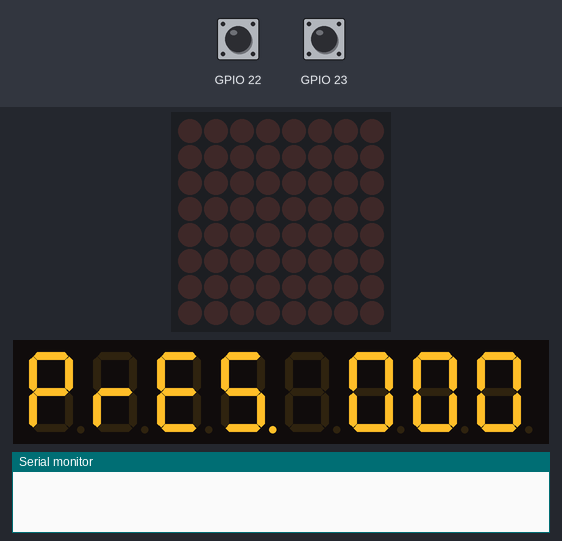
The sketch below on a simulated ESP32. Shown: 8×8 LED matrix, 8-digit seven-segment display, the last lines printed to the serial monitor. Inputs (shaded band) come from the test bench; at power-on: GPIO 23 HIGH, GPIO 22 HIGH.

Above: at 1.2 s.
1.3 s: GPIO 23 pulled LOW for 0.15 s
At 1.9 s:
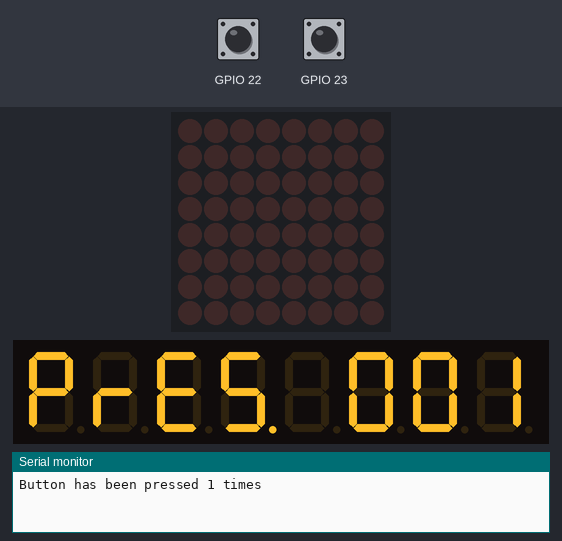
2.9 s: GPIO 23 pulled LOW for 1 s
At 3.2 s:
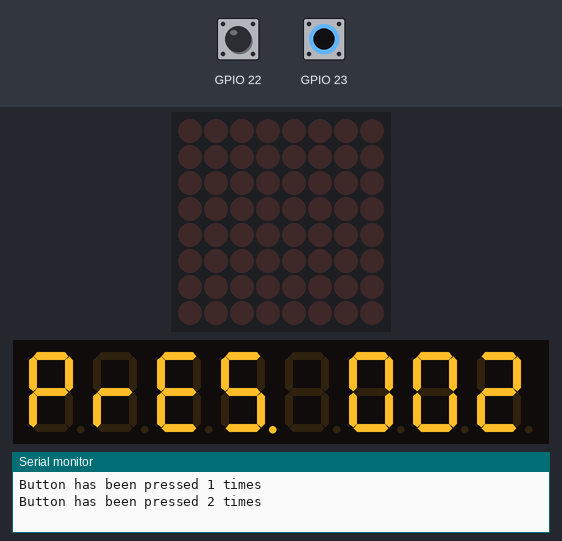
Timing chart, 0 to 5.9 s (numbered marks = the images above; inputs shaded):
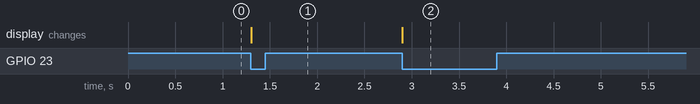

The sketch:

GPIO.ino
```cpp
#include <Arduino.h>
#include "LedController.hpp"

#define Pin_DIN 19 // D19
#define Pin_CS 18  // D18
#define Pin_CLK 5 // D5

struct Button {
  const uint8_t PIN;
  uint32_t nKeyPresses;
  bool pressed;
};

unsigned long button_time = 0;
unsigned long last_button_time = 0;

Button button1 = {23, 0, false}; // ปุ่มสำหรับการเพิ่มค่า
Button button2 = {22, 0, false}; // ปุ่มสำหรับการลดค่า
LedController<1, 1> lc;
void IRAM_ATTR isr() {
  button_time = millis();
  if (digitalRead(button1.PIN) == LOW && button_time - last_button_time > 250) {
    button1.nKeyPresses++;
    button1.pressed = true;
    last_button_time = button_time;
  }
  if (digitalRead(button2.PIN) == LOW && button_time - last_button_time > 250 && button1.nKeyPresses ) {
    button1.nKeyPresses--;
    button2.pressed = true;
    last_button_time = button_time;
  }
}

void setup() {
  Serial.begin(115200);
  pinMode(button1.PIN, INPUT_PULLUP);
  pinMode(button2.PIN, INPUT_PULLUP);
  attachInterrupt(button1.PIN, isr, FALLING);
  attachInterrupt(button2.PIN, isr, FALLING);

  lc = LedController<1, 1>(Pin_DIN, Pin_CLK, Pin_CS);
  lc.setIntensity(8);
  lc.clearMatrix();
}

void loop() {
  if (button1.pressed) {
    Serial.printf("Button has been pressed %u times\n", button1.nKeyPresses);
    button1.pressed = false;
  }

  if (button2.pressed) {
    Serial.printf("Button has been pressed %u times\n", button1.nKeyPresses);
    button2.pressed = false;
  }
  Led();
  static uint32_t lastMillis = 0;
  if (millis() - lastMillis > 60000) {
    Led_ID();
    lastMillis = millis();
    detachInterrupt(button1.PIN);
    detachInterrupt(button2.PIN);
    Serial.println("Interrupts Detached!");
  }
}

void Led(){
  int t = button1.nKeyPresses;
  lc.setRow(0, 7,B01100111);
  lc.setRow(0, 6,B00000101);
  lc.setRow(0, 5,B01001111);
  lc.setRow(0, 4,B11011011);
  lc.setRow(0, 3,B00000000);
  lc.setDigit(0, 2,(t/100)%10, false);
  lc.setDigit(0, 1,(t/10)%10, false);
  lc.setDigit(0, 0,t%10, false);
}

void Led_ID(){
  lc.setRow(0, 7,B00000001);
  lc.setRow(0, 6,B00000001);
  lc.setRow(0, 5,B00000001);
  lc.setRow(0, 4,B00000001);
  lc.setRow(0, 3,B00000001);
  lc.setRow(0, 2,B00000001);
  lc.setRow(0, 1,B00000001);
  lc.setRow(0, 0,B00000001);
}
```

Measured:
- after the input at 1.3 s, the display: changes at once (image 1)
- after the input at 2.9 s, the display: changes at once (image 2)
